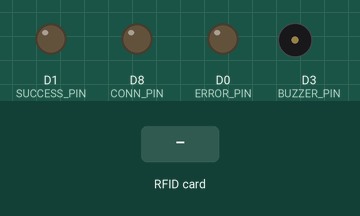
Bench run of a sketch on a simulated ESP8266 (NodeMCU). On the bench: output pins drawn as LEDs (lit = HIGH), buzzer (waves = sounding, pin HIGH). The test bench sets the inputs (shaded band). WiFi joins after 1.5 s; servers stay silent unless stated; uploads are accepted with an empty reply; what the sketch prints to the serial monitor is not drawn.

Above: at 0.0 s.
At 4.7 s:
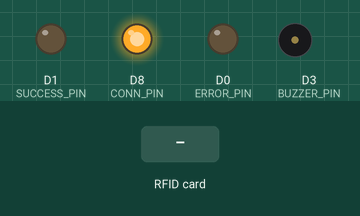
4.8 s: RFID card 5E 7A 19 C4 held to the reader
At 5.42 s:
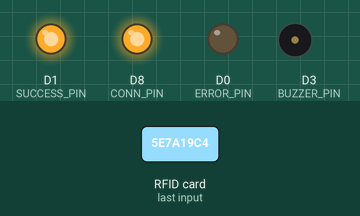
Timing chart, 0 to 7.8 s (numbered marks = the images above; inputs shaded):
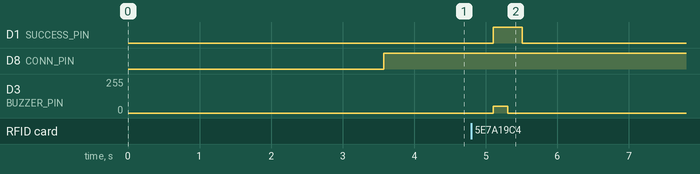

The sketch:

RFIDcapstone.ino
```cpp
#include <SPI.h>
#include <MFRC522.h>
#include <ESP8266HTTPClient.h>
#include <ESP8266WiFi.h>

#define SS_PIN D4
#define RST_PIN D2

#define ERROR_PIN D0
#define SUCCESS_PIN D1
#define CONN_PIN D8
#define BUZZER_PIN D3


const char *ssid = "TP-Link_3838";
const char *password = "nickaikian2143";

MFRC522 mfrc522(SS_PIN, RST_PIN);
void setup() {
   delay(1000);
   Serial.begin(9600);
   WiFi.mode(WIFI_OFF);
   delay(1000);
   WiFi.mode(WIFI_STA);
   WiFi.begin(ssid, password);
   Serial.println("");

   pinMode(CONN_PIN, OUTPUT);
   pinMode(SUCCESS_PIN, OUTPUT);
   pinMode(ERROR_PIN, OUTPUT);
   pinMode(BUZZER_PIN, OUTPUT);

   Serial.print("Connecting to ");
   Serial.println(ssid);
   while (WiFi.status() != WL_CONNECTED) {
     delay(500);
     Serial.print(".");
   }

   Serial.println("");
   Serial.print("Connected to ");
   Serial.println(ssid);
   Serial.print("IP address: ");
   Serial.println(WiFi.localIP());

   SPI.begin();
   mfrc522.PCD_Init();
}

void sendRfidLog(long cardid) {

  if(WiFi.status() == WL_CONNECTED) {
    WiFiClient client;
    HTTPClient http;
    String postData = "cardid=" + String(cardid);
    http.begin(client, "https://portalsystem.onrender.com/attendance");
    http.addHeader("Content-Type", "application/x-www-form-urlencoded");
    int httpCode = http.POST(postData);
    String payload = http.getString();
    Serial.println("HTTP Response Code: " + String(httpCode));
    Serial.println("Server Response: " + payload);

    if (httpCode == 200) {
      digitalWrite(SUCCESS_PIN, HIGH);
      digitalWrite(BUZZER_PIN, HIGH);
      analogWrite(BUZZER_PIN, 50);
      delay(200);
      digitalWrite(BUZZER_PIN, LOW);
    } else {
      digitalWrite(ERROR_PIN, HIGH);
    }


    http.end();
  }
}


void toggleConnStat() {
  if(WiFi.status() == WL_CONNECTED) {
    digitalWrite(CONN_PIN, HIGH);
  } else {
    digitalWrite(CONN_PIN, LOW);
  }
}

void loop() {

  if ( mfrc522.PICC_IsNewCardPresent()){
    if ( mfrc522.PICC_ReadCardSerial()){
      long code=0;
      for (byte i = 0; i < mfrc522.uid.size; i++){
        code=((code+mfrc522.uid.uidByte[i])*10);
      }
      sendRfidLog(code);
    }
  }

  toggleConnStat();
  delay (200);

  digitalWrite(SUCCESS_PIN, LOW);
  digitalWrite(ERROR_PIN, LOW);

}
```

Measured:
- after the input at 4.8 s, D1 (SUCCESS_PIN): LOW → HIGH after 0.31 s, → LOW 0.40 s later; D3 (BUZZER_PIN): 0/255 → 50/255 after 0.31 s, → 0/255 0.20 s later
